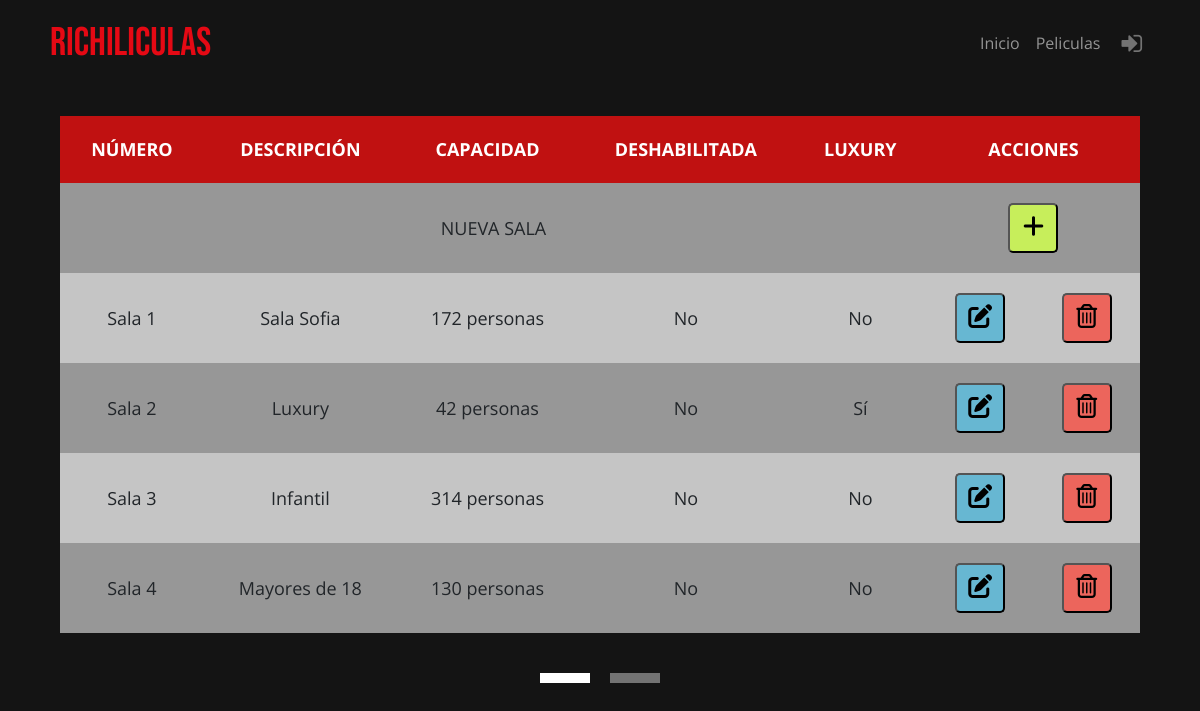
/controlador/admin/controlador_admin_salas.php, run on the app's committed database.
### tables this page shows
CREATE TABLE `sala` (
  `id_sala` smallint(6) NOT NULL,
  `descripcion` varchar(2000) DEFAULT NULL,
  `capacidad` smallint(6) DEFAULT NULL,
  `habilitada` tinyint(1) NOT NULL,
  `luxury` tinyint(1) NOT NULL
);

### modelo/conexion.php (called while the page is built)
<?php
class Conexion
{
    private $servidor = "localhost";
    private $usuario = "root";
    private $clave = "";
    private $dbname = "cine";
    function conex()
    {
        try {
            return new PDO("mysql:host=$this->servidor;dbname=$this->dbname;charset=utf8", $this->usuario, $this->clave);
        } catch (PDOException $e) {
            return "Error" . $e->getMessage();
        }
    }
}
?>

### modelo/paginacion.php (called while the page is built, shortened)
<?php
include_once("conexion.php");
class Paginacion extends Conexion
{
    private $resultadoporpag;
    private $indice;
    private $totalpag;
    private $conexion;
    private $tabla;
    function __construct($resultadoporpag, $tabla)
    {
        $this->tabla = $tabla;
        $this->conexion = parent::conex();
        $this->resultadoporpag = $resultadoporpag;
        $this->indice = 0;
        $this->conexion = parent::conex();
        $this->calcularPag();
    }
    function calcularPag()
    {
        if ($this->tabla == 'pelicula' || $this->tabla == 'pelicula_admin') {
            $stmt = $this->conexion->prepare("SELECT COUNT(DISTINCT pelicula.id_pelicula) as total FROM pelicula;");
        } elseif ($this->tabla == 'sala') {
            $stmt = $this->conexion->prepare("SELECT COUNT(DISTINCT sala.id_sala) as total FROM sala;");
        }elseif ($this->tabla == 'usuario') {
            $stmt = $this->conexion->prepare("SELECT COUNT(DISTINCT usuario.id_usuario) as total FROM usuario;");
        }elseif ($this->tabla == 'entradas') {
            $stmt = $this->conexion->prepare("SELECT COUNT(DISTINCT reserva.id_reserva) as total FROM reserva;");
        }
        $stmt->execute();
        $this->numresultados = $stmt->fetch(PDO::FETCH_OBJ)->total;
        $this->totalpag = $this->numresultados / $this->resultadoporpag;
    }
    function mostrar()
    {
        try {
            if ($this->tabla == 'pelicula' || $this->tabla == 'pelicula_admin') {
                $stmt = $this->conexion->prepare("SELECT DISTINCT id_pelicula, nombre,imagen,sinopsis,duracion, url, clasificacion,categoria, fecha_estreno FROM pelicula ORDER BY fecha_estreno DESC, id_pelicula ASC LIMIT $this->indice, $this->resultadoporpag;");
            } elseif ($this->tabla == 'sala') {
                $stmt = $this->conexion->prepare("SELECT DISTINCT id_sala,descripcion,capacidad,habilitada,luxury FROM sala ORDER BY id_sala LIMIT $this->indice, $this->resultadoporpag;");
            } elseif ($this->tabla == 'usuario') {
                $stmt = $this->conexion->prepare("SELECT DISTINCT id_usuario,nombre,apellido,correo,contrasena,rol FROM usuario ORDER BY id_usuario LIMIT $this->indice, $this->resultadoporpag;");
            }
            $stmt->execute();
            $registroarray = $stmt->fetchAll(PDO::FETCH_ASSOC);
            return $registroarray;
        } catch (PDOException $e) {
            echo "Error" . $e->getMessage();
        }
    }
    function numeritos()
    {
        $array = array();
        for ($i = 0; $i < $this->totalpag; $i++) {
            $array[] = $i + 1;
        }
        return $array;
    }
}

### vista/sala/sala_admin.php (the view, shortened to what this page needs)
<!DOCTYPE html>
<html lang="en">
<head>
    <link rel="stylesheet" href="vista/css/tablasAdmin.css">
    <link rel="stylesheet" href="vista/css/estilos.css">
    <link href="https://cdn.jsdelivr.net/npm/bootstrap@5.3.0-alpha1/dist/css/bootstrap.min.css" rel="stylesheet">
</head>
<body>
    <?php
    include "vista/menu.php";
    ?>
    <table id='table'>
        <thead>
            <th>NÚMERO</th>
            <th>DESCRIPCIÓN</th>
            <th>CAPACIDAD</th>
            <th>DESHABILITADA</th>
            <th>LUXURY</th>
            <th colspan="2">ACCIONES</th>
        </thead>
        <tr>
            <td colspan="5">NUEVA SALA</td>
            <td colspan="2">
                <form method="post" action="index.php">
                    <button class="insert" name="anadir_sala_admin" title="Añadir"><i class='fas fa-plus' style='font-size:24px'></i></button>
                </form>
            </td>
        </tr>
        <?php
        foreach ($arraysalaspaginado as $row) {
        ?>
            <tr>
                <td data-titulo='Número'><?php echo 'Sala ' . $row['id_sala'] - 1 ?></td>
                <td data-titulo='Descripción'><?php echo $row['descripcion'] ?></td>
                <td data-titulo='Capacidad'><?php echo $row['capacidad'] . ' personas' ?></td>
                <td data-titulo='Habilitada'>
                    <?php if ($row['habilitada'] == 1) {
                        echo 'Sí';
                    } else {
                        echo 'No';
                    } ?>
                </td>
                <td data-titulo='Luxury'>
                    <?php if ($row['luxury'] == 1) {
                        echo 'Sí';
                    } else {
                        echo 'No';
                    } ?>
                </td>
                <td>
                    <form method="post" action="index.php">
                        <button class="edit" name="editar_sala" title="Editar"><i class='fas fa-edit' style='font-size:24px'></i></button>
                    </form>
                </td>
                <td>
                    <form method="post" action="index.php">
                        <button class="trash" name="borrar_sala_admin" title="Borrar"><i class='far fa-trash-alt' style='font-size:24px'></i></button>
                    </form>
                </td>
            </tr>
        <?php
        }
        ?>
    </table>
    <div id='contain'>
        <div id='dentro' style="margin-top: 0px; margin-bottom:40px">
            <?php
            foreach ($num_sala as $a) {
                if (isset($_GET["pagina_sala"])) {
                    if ($_GET["pagina_sala"] == $a) {
            ?>
                        <a href='?pagina_sala=<?= ($a) ?>'>
                            <div id='colorea' class='dentro'></div>
                        </a>
                    <?php
                    } else {
                    ?>
                        <a href='?pagina_sala=<?= ($a) ?>'>
                            <div class='dentro'></div>
                        </a>
                    <?php
                    }
                } else {
                    if ($a == 1) {
                    ?>
                        <a href='?pagina_sala=<?= ($a) ?>'>
                            <div id='colorea' class='dentro'></div>
                        </a>
                    <?php
                    } else {
                    ?>
                        <a href='?pagina_sala=<?= ($a) ?>'>
                            <div class='dentro'></div>
                        </a>
            <?php
                    }
                }
            }
            ?>
        </div>
    </div>
</body>
</html>

### vista/css/tablasAdmin.css (style rules this page uses)
table { background-color: white; text-align: center; border-collapse: collapse; margin: 0 auto; font-size: 18px; width: 90%; margin-top: 30px; }
th, td { padding: 20px; }
th { background-color: #c01111; border-bottom: solid 5px #0F362D; color: white; }
tr:nth-child(even) { background-color: #c5c5c5; }
tr:nth-child(odd) { background-color: rgb(151, 151, 151); }
button.edit { background-color: #67b7d2; border-radius: 5px; width: 50px; height: 50px; }
button.trash { background-color: #ec655c; border-radius: 5px; width: 50px; height: 50px; }
button.insert { background-color: #c7ee5b; border-radius: 5px; width: 50px; height: 50px; }

### vista/css/estilos.css (style rules this page uses)
:root { --rojo: #E50914; --fondo: #141414; }
* { margin: 0; padding: 0; box-sizing: border-box; }
body { background: var(--fondo); font-family: 'Open Sans', sans-serif; }
#contain { margin-top: 40px; background-color: transparent; display: flex; justify-content: center; align-items: center; }
#dentro { background-color: transparent; position: relative; width: 50%; margin: 0; display: flex; justify-content: center; align-items: center; gap: 20px 20px; flex-wrap: wrap; }
#dentro a { text-decoration: none; }
.dentro { background-color: #737373; color: white; width: 50px; height: 10px; display: flex; text-align: center; justify-content: center; align-items: center; }
#colorea { background-color: white; color: white; font-weight: bold; }

### data on the page
sala: $row['id_sala']-1 "1", descripcion "Sala Sofia", capacidad "172", habilitada "No", luxury "No"
sala: $row['id_sala']-1 "2", descripcion "Luxury", capacidad "42", habilitada "No", luxury "Sí"
sala: $row['id_sala']-1 "3", descripcion "Infantil", capacidad "314", habilitada "No", luxury "No"
sala: $row['id_sala']-1 "4", descripcion "Mayores de 18", capacidad "130", habilitada "No", luxury "No"
